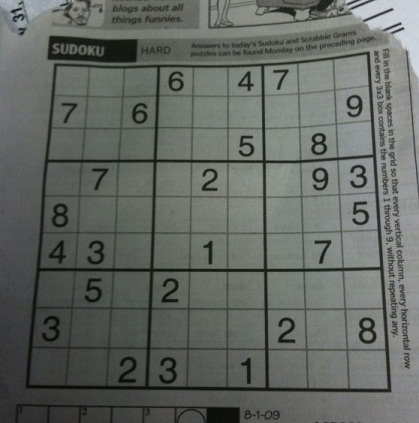
#> input picture resources/sudoku.jpg, 419 x 423 px, found by its file name
$ python 16EdgeDetection.py
#> lines starting #> are read from the running program, lines starting #| are printed output that depends on the picture
import cv2
import numpy as np

img = cv2.imread(r".\resources\sudoku.jpg", cv2.IMREAD_COLOR)
#> img is the input picture: shape (423, 419, 3); mean B, G, R 98.9, 103.6, 99.4
imgGray = cv2.cvtColor(img, cv2.COLOR_BGR2GRAY)

# Sobel垂直边缘提取滤波器，查看图像在x方向上梯度，相当于在x方向上求导
kernel = np.array([[-1, 0, 1],
                   [-2, 0, 2],
                   [-1, 0, 1]], np.float32)
sobelV = cv2.filter2D(imgGray, -1, kernel, borderType=cv2.BORDER_DEFAULT)

# Sobel水平边缘提取滤波器，查看图像在y方向上梯度，相当于在y方向上求导
kernel = np.array([[-1, -2, -1],
                   [0, 0, 0],
                   [1, 2, 1]], np.float32)
sobelH = cv2.filter2D(imgGray, -1, kernel, borderType=cv2.BORDER_DEFAULT)
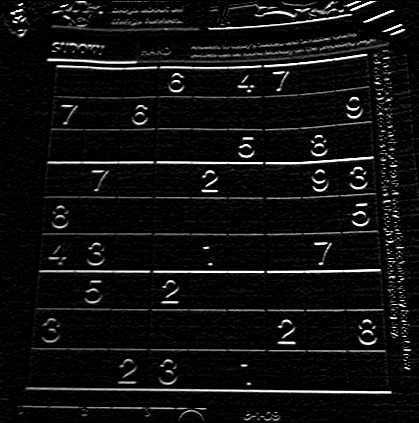
#> sobelH: shape (423, 419); min 0, max 255, mean 16.2
cv2.imshow('sobel by filter', np.hstack((imgGray, sobelV, sobelH)))
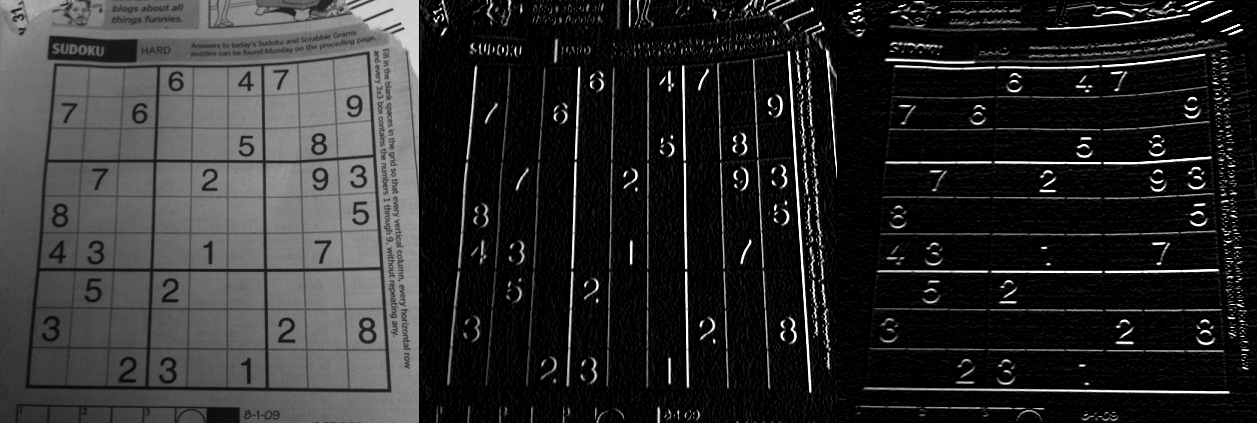
#> window 'sobel by filter': shape (423, 1257); min 0, max 255, mean 44.8

# 使用OpenCV中的Sobel算子，dx和dy即为x和y方向上导数的阶
sobelx = cv2.Sobel(imgGray, ddepth=-1, dx=1, dy=0, ksize=3)  # 只计算x方向的1阶导数，即提取垂直方向边缘
sobely = cv2.Sobel(imgGray, ddepth=-1, dx=0, dy=1, ksize=3)  # 只计算y方向的1阶导数，即提取水平方向边缘
cv2.imshow('sobel by OpenCV', np.hstack((imgGray, sobelx, sobely)))

# Prewitt算子
kernel = np.array([[-1, 0, 1],
                   [-1, 0, 1],
                   [-1, 0, 1]], np.float32)
prewittV = cv2.filter2D(imgGray, -1, kernel, borderType=cv2.BORDER_DEFAULT)
# Scharr算子
kernel = np.array([[-3, 0, 3],
                   [-10, 0, 10],
                   [-3, 0, 3]], np.float32)
scharrV = cv2.filter2D(imgGray, -1, kernel, borderType=cv2.BORDER_DEFAULT)
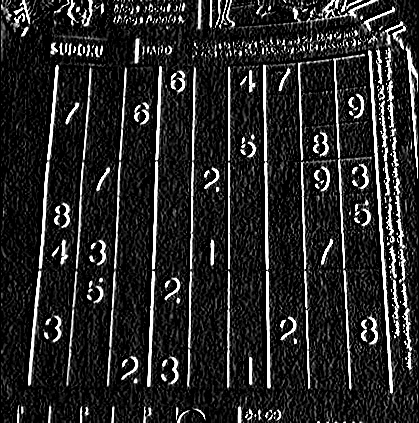
#> scharrV: shape (423, 419); min 0, max 255, mean 39.2
# OpenCV也有自带Scharr函数
scharrV	= cv2.Scharr(imgGray, ddepth=-1, dx=1, dy=0, borderType=cv2.BORDER_DEFAULT)
# scharrV = cv2.Sobel(imgGray, ddepth=-1, dx=1, dy=0, ksize=cv2.FILTER_SCHARR)  # ksize为FILTER_SCHARR即为Scharr算子

# 三种一阶边缘检测对比
cv2.imshow('Compare Prewitt Sobel and Scharr', np.hstack((imgGray, prewittV, sobelV, scharrV)))
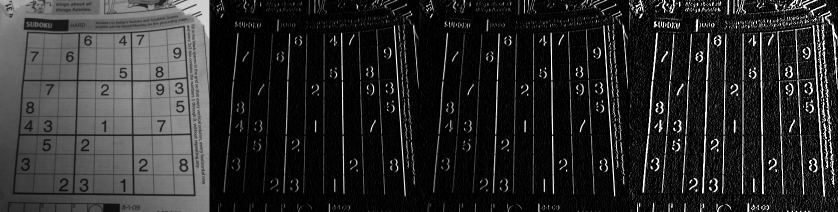
#> window 'Compare Prewitt Sobel and Scha': shape (423, 1676) (shown at 1/2 size); min 0, max 255, mean 42.5

# Laplacian算子，是对图像进行二阶求导来检测边缘，即二阶边缘检测
kernel = np.array([[0, 1, 0],
                   [1, -4, 1],
                   [0, 1, 0]], np.float32)
laplacian1 = cv2.filter2D(imgGray, -1, kernel, borderType=cv2.BORDER_DEFAULT)
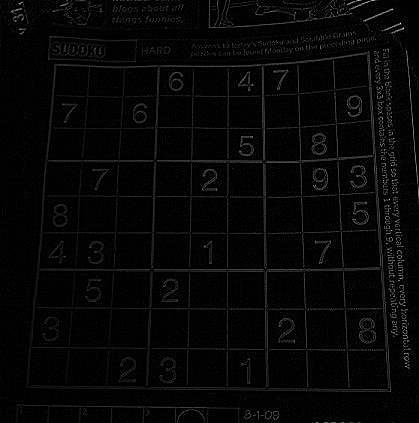
#> laplacian1: shape (423, 419); min 0, max 255, mean 6.1
# 扩展算子，增加斜对角方向的边缘检测
kernel = np.array([[1, 1, 1],
                   [1, -8, 1],
                   [1, 1, 1]], np.float32)
laplacian2 = cv2.filter2D(imgGray, -1, kernel, borderType=cv2.BORDER_DEFAULT)
# 使用OpenCV自带Laplacian函数
laplacian3 = cv2.Laplacian(imgGray, ddepth=-1, ksize=3, borderType=cv2.BORDER_DEFAULT)
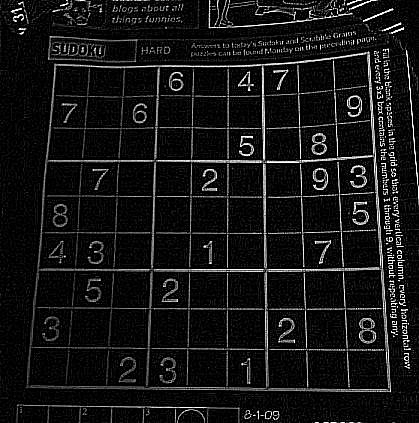
#> laplacian3: shape (423, 419); min 0, max 255, mean 20.9
cv2.imshow('Laplacian', np.hstack((imgGray, laplacian1, laplacian2, laplacian3)))
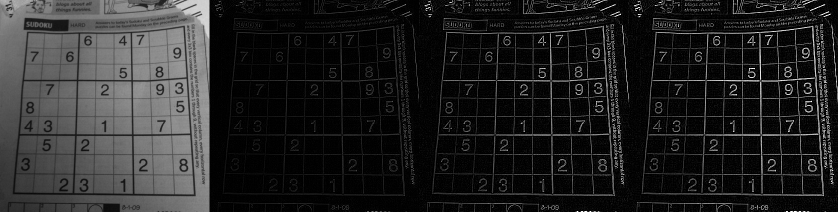
#> window 'Laplacian': shape (423, 1676) (shown at 1/2 size); min 0, max 255, mean 36.4


cv2.waitKey(0)
cv2.destroyAllWindows()

$ run again, with resources/Squirrel.jpg copied over resources/sudoku.jpg
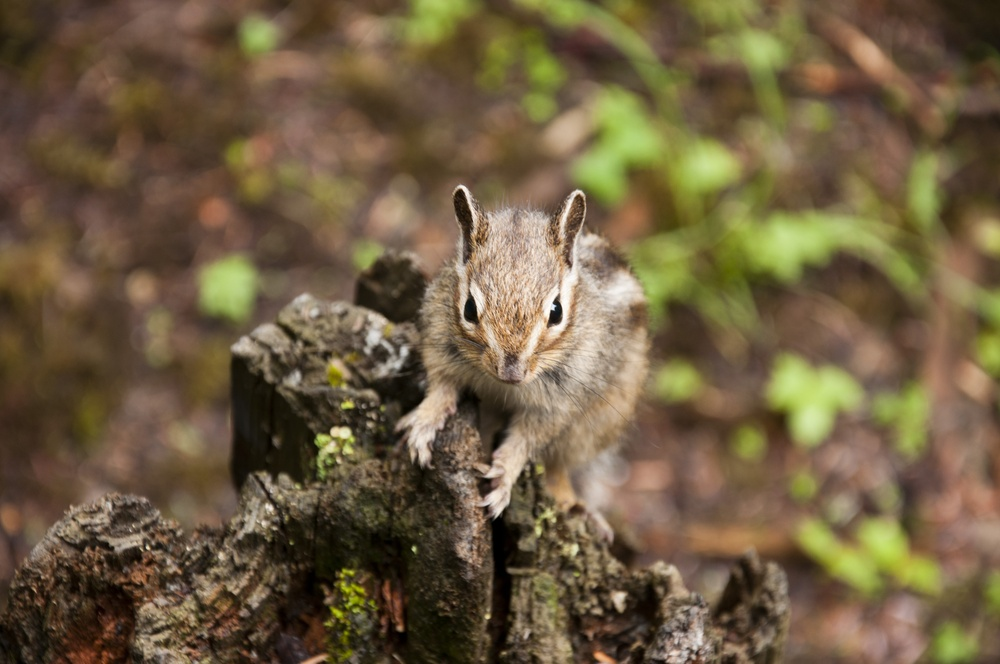
#> input picture resources/Squirrel.jpg, 1000 x 664 px, shrunk from 4288 x 2848 before the run, found by its file name
#> img is the input picture: shape (664, 1000, 3); mean B, G, R 65.7, 94, 111
#> `laplacian2 = cv2.filter2D(imgGray, -1, kernel, borderType=cv2.BORDER_D..`:
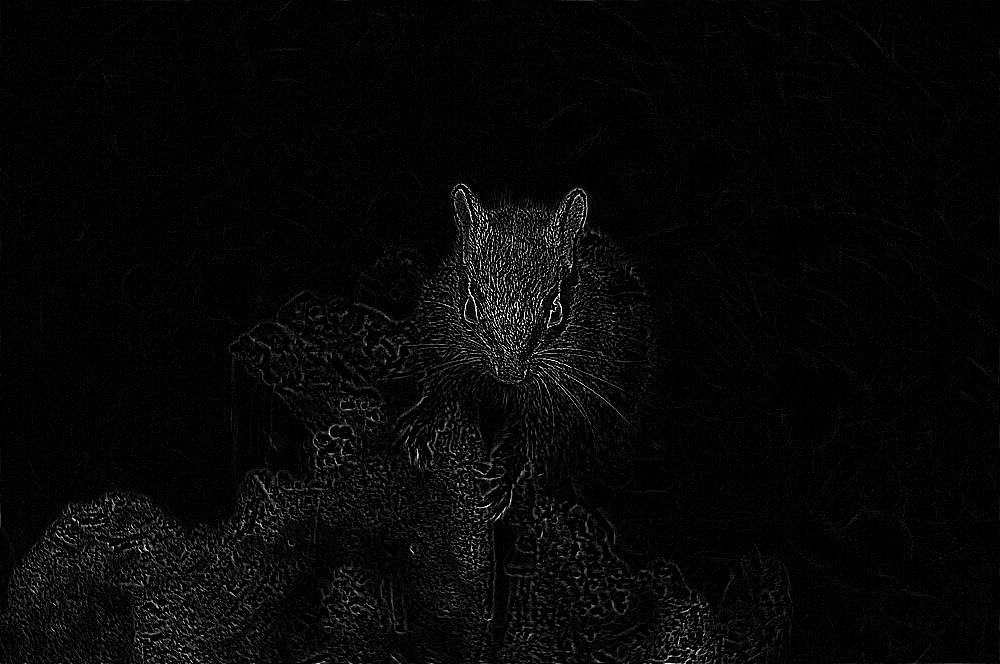
#> laplacian2: shape (664, 1000); min 0, max 255, mean 6.7
#> `cv2.imshow('Laplacian', np.hstack((imgGray, laplacian1, laplacian2, la..`:
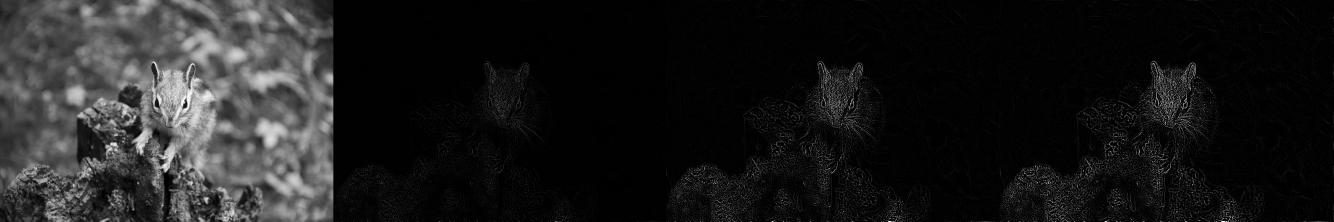
#> window 'Laplacian': shape (664, 4000) (shown at 1/3 size); min 0, max 255, mean 28.4
